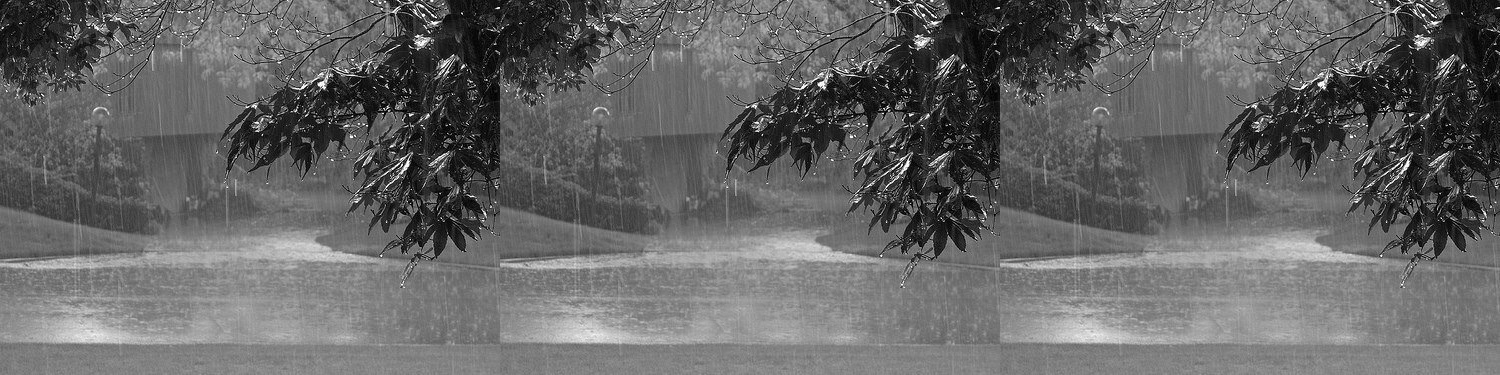
%> input picture highFreqGen-mat/before.jpg, 1500 x 375 px
$ octave bilateralFilterTester.m   (GNU Octave 9; MATLAB toolbox functions it lacks are replaced by stand-ins)
%> lines starting %> are read from the running program, lines starting %| are printed output that depends on the picture
TryNum = 3
ChoosenNum = 2

A = imread('before.jpg')
%> A is the input picture: size 375x1500x3 uint8; min 0, max 255, mean 101.8
B = imread('after.jpg')
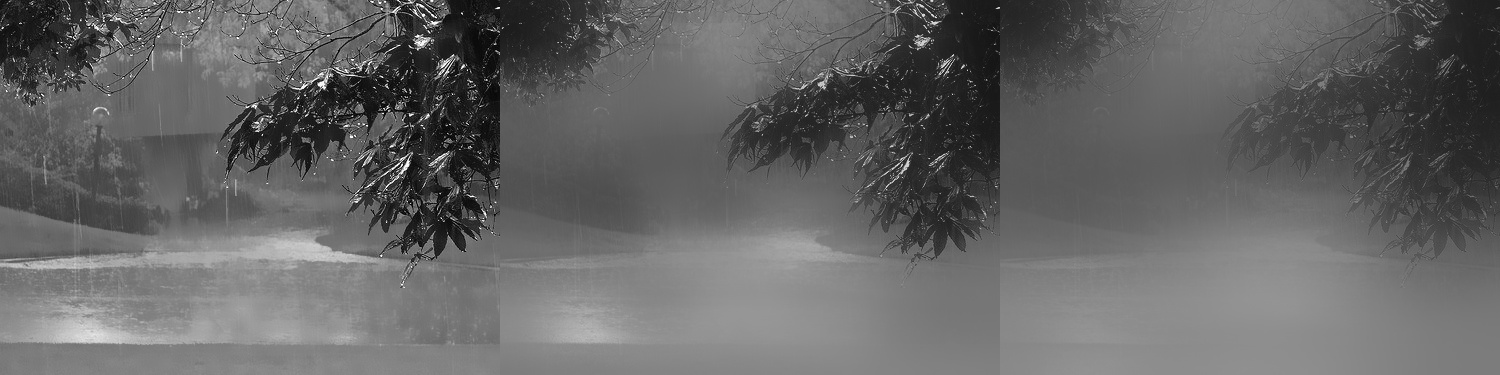
%> input picture highFreqGen-mat/after.jpg, 1500 x 375 px
%> B is the input picture: size 375x1500x3 uint8; min 0, max 255, mean 101.1
%B = uint8(double(B)/65535*255)
A= rgb2gray(A)
%> A: size 375x1500 uint8
B= rgb2gray(B)
%> B: size 375x1500 uint8
edge = A-B
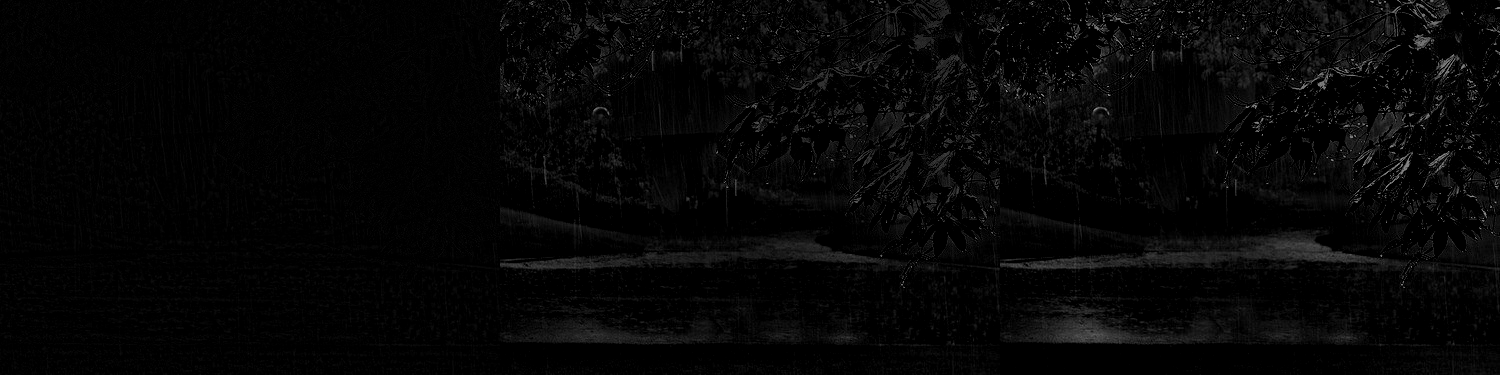
%> edge: size 375x1500 uint8; min 0, max 160, mean 5.9
test = edge
%test(edge>20) = 125
imwrite(edge,'edge.jpg')
%imshow(edge)
%imshow(test)
imshow(edge)


ChoosenEdge = mat2cell(edge,[375],[500,500,500]);
%> ChoosenEdge = 3 items
ChoosenBefore = mat2cell(A,[375],[500,500,500]);
%> ChoosenBefore = 3 items
ChoosenAfter = mat2cell(B,[375],[500,500,500]);
%> ChoosenAfter = 3 items
ChoosenEdge = ChoosenEdge{ChoosenNum}
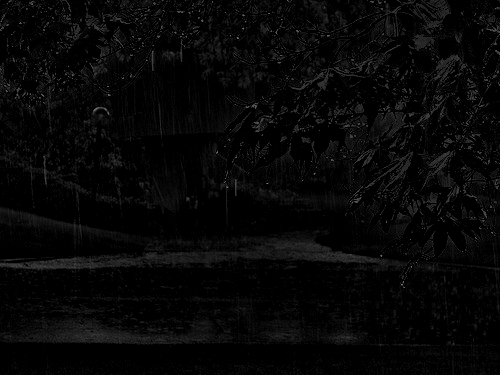
%> ChoosenEdge: size 375x500 uint8; min 0, max 125, mean 6.9
ChoosenAfter = ChoosenAfter{ChoosenNum}
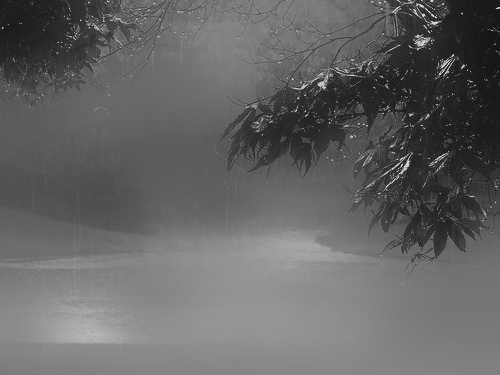
%> ChoosenAfter: size 375x500 uint8; min 17, max 221, mean 100.8
ChoosenBefore = ChoosenBefore{ChoosenNum}
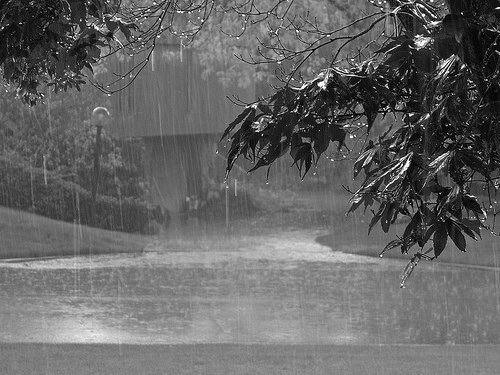
%> ChoosenBefore: size 375x500 uint8; min 0, max 255, mean 101.8
%ChoosenEdge = mat2cell(edge,[375],[500,500,500]);
%ChoosenAfter = mat2cell(B,[375],[500,500,500]);
%Since it is impossible to process whole pic at the same time
%we split it into parts

imwrite(ChoosenEdge,'Choosen/edge.png')
imwrite(ChoosenAfter,'Choosen/after.png')
imwrite(ChoosenBefore,'Choosen/before.png')

ChoosenEdge = mat2cell(ChoosenEdge,[75,75,75,75,75],[100,100,100,100,100]);
%> ChoosenEdge = 25 items
ChoosenBefore = mat2cell(ChoosenBefore,[75,75,75,75,75],[100,100,100,100,100]);
%> ChoosenBefore = 25 items
ChoosenAfter = mat2cell(ChoosenAfter,[75,75,75,75,75],[100,100,100,100,100]);
%> ChoosenAfter = 25 items

%imwrite(ChoosenEdge{1,2},'Choosen/edge.png')
%imwrite(ChoosenAfter{1,2},'Choosen/after.png')
%imwrite(ChoosenBefore{1,2},'Choosen/before.png')
